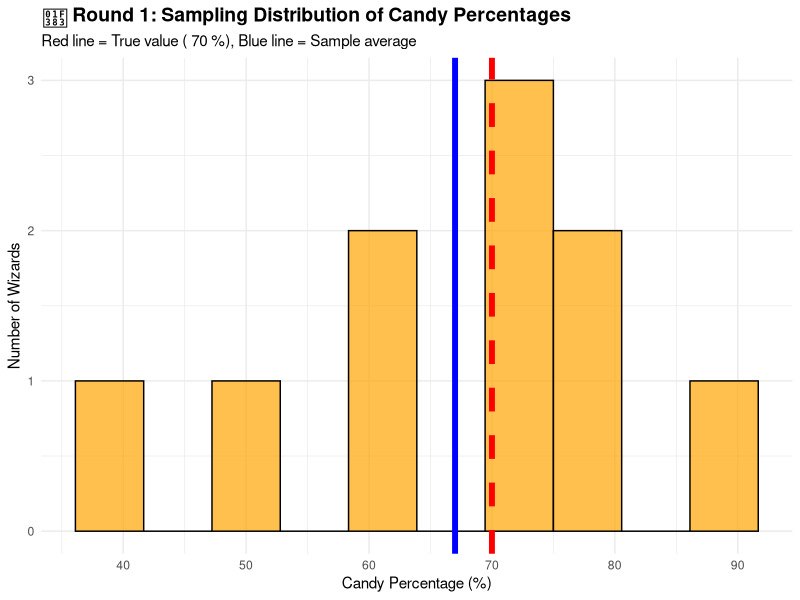
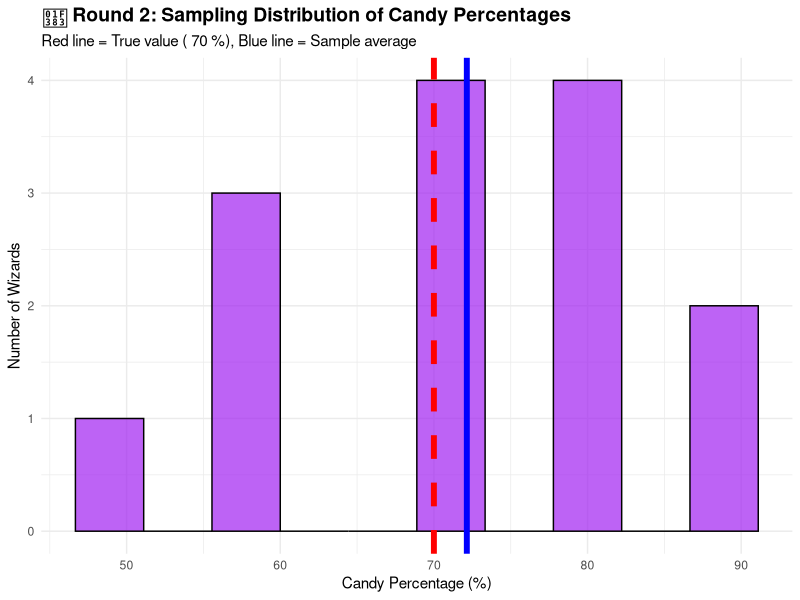
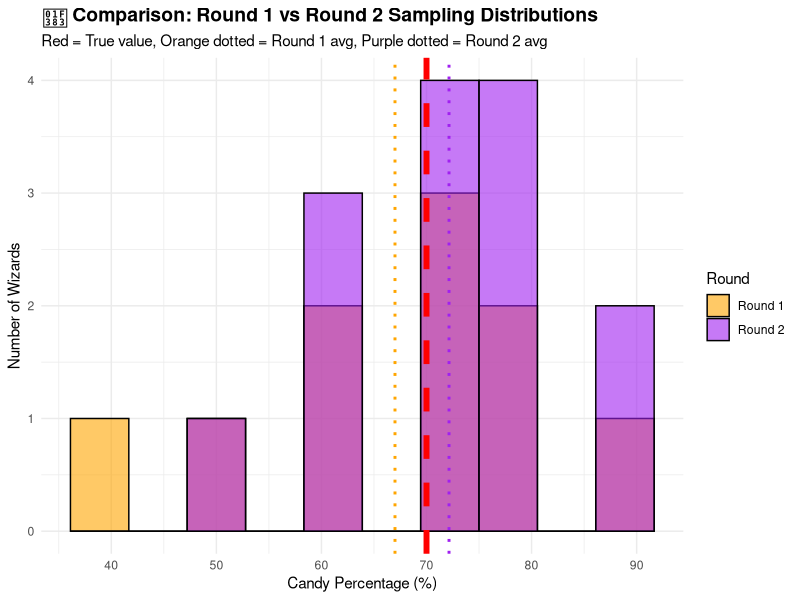

Here is the R script that generated these plots, in order:
## ---- chunk 1
knitr::opts_chunk$set(echo = TRUE, warning = FALSE, message = FALSE)
## ---- chunk 2
# 💡 Load our magical data analysis tools
library(ggplot2)  # For beautiful visualizations
library(dplyr)    # For data cleaning and manipulation
## ---- chunk 3
# 💡 Load the candy count data from both rounds
# Make sure these CSV files are in your datasets folder!

# Round 1 data (replace with your actual file name)
#round1_data <- read.csv("../datasets/candy_round1.csv")
round1_data <- read.csv("docs/day04/datasets/candy_round1.csv")

# Round 2 data (replace with your actual file name)  
#round2_data <- read.csv("../datasets/candy_round2.csv")
round2_data <- read.csv("docs/day04/datasets/candy_round2.csv")

# Let's peek at our data structure
cat("🔍 Round 1 Data Structure:\n")
head(round1_data)

cat("\n🔍 Round 2 Data Structure:\n")
head(round2_data)
## ---- chunk 4
# 🧹 Clean the data - remove any test entries and fix data types

# Function to clean candy data
clean_candy_data <- function(data, round_name) {
  cleaned <- data %>%
    # Remove test entries (like "test" in candy count)
    filter(!grepl("test|Test|TEST", .data[[colnames(data)[3]]])) %>%
    # Convert candy count to numeric
    mutate(
      candy_count = as.numeric(.data[[colnames(data)[3]]]),
      wizard_name = .data[[colnames(data)[2]]],
      decision = .data[[colnames(data)[4]]],
      # Calculate candy percentage (assuming 10 items per bag)
      candy_percentage = .data[["candy_count"]] / 10 * 100,
      round = round_name
    ) %>%
    # Remove rows with invalid candy counts
    filter(!is.na(.data[["candy_count"]]), .data[["candy_count"]] >= 0, .data[["candy_count"]] <= 10) %>%
    # Keep only the columns we need
    select(.data[["wizard_name"]], .data[["candy_count"]], .data[["candy_percentage"]], .data[["decision"]], .data[["round"]])
  
  return(cleaned)
}

# Clean both datasets
round1_clean <- clean_candy_data(round1_data, "Round 1")
round2_clean <- clean_candy_data(round2_data, "Round 2")

cat("✨ Cleaned Data Summary:\n")
cat("Round 1 wizards:", nrow(round1_clean), "\n")
cat("Round 2 wizards:", nrow(round2_clean), "\n")
## ---- chunk 5
# 🎯 Set the TRUE candy percentage for the Enchanted Forest Neighborhood
# You can change this value based on what the instructor set!
TRUE_CANDY_PERCENTAGE <- 70  # Change this if needed!

# 🏰 Determine the correct answer based on the 80% safety threshold
CORRECT_ANSWER <- ifelse(TRUE_CANDY_PERCENTAGE >= 80, "SAFE", "CURSED")

cat("🔮 TRUE candy percentage in the neighborhood:", TRUE_CANDY_PERCENTAGE, "%\n")
cat("🏆 CORRECT answer should be:", CORRECT_ANSWER, "\n")
## ---- chunk 6
# 📊 Create a histogram showing everyone's candy percentages from Round 1
ggplot(round1_clean, aes(x = candy_percentage)) +
  geom_histogram(bins = 10, fill = "orange", color = "black", alpha = 0.7) +
  geom_vline(xintercept = TRUE_CANDY_PERCENTAGE, color = "red", size = 2, linetype = "dashed") +
  geom_vline(xintercept = mean(round1_clean$candy_percentage), color = "blue", size = 2) +
  labs(
    title = "🎃 Round 1: Sampling Distribution of Candy Percentages",
    subtitle = paste("Red line = True value (", TRUE_CANDY_PERCENTAGE, "%), Blue line = Sample average"),
    x = "Candy Percentage (%)",
    y = "Number of Wizards"
  ) +
  theme_minimal() +
  theme(plot.title = element_text(size = 14, face = "bold"))
## ---- chunk 7
# 📊 Calculate important statistics for Round 1
round1_avg <- mean(round1_clean$candy_percentage)
round1_std <- sd(round1_clean$candy_percentage)

cat("🎯 Round 1 Results:\n")
cat("Sample average:", round(round1_avg, 2), "%\n")
cat("True population parameter:", TRUE_CANDY_PERCENTAGE, "%\n")
cat("Difference from truth:", round(abs(round1_avg - TRUE_CANDY_PERCENTAGE), 2), "%\n")
cat("Sample standard deviation:", round(round1_std, 2), "%\n")
## ---- chunk 8
# 🏆 Find wizards who made the correct prediction in Round 1
round1_with_correct <- round1_clean %>%
  mutate(
    predicted_answer = case_when(
      grepl("SAFE", decision, ignore.case = TRUE) ~ "SAFE",
      grepl("CURSED", decision, ignore.case = TRUE) ~ "CURSED",
      TRUE ~ "UNKNOWN"
    ),
    got_it_right = predicted_answer == CORRECT_ANSWER
  )

# List the winners
round1_winners <- round1_with_correct %>%
  filter(got_it_right == TRUE)

cat("🏆 Round 1 Winners (Wizards who got it right):\n")
if(nrow(round1_winners) > 0) {
  for(i in seq_len(nrow(round1_winners))) {
    cat("⭐", round1_winners$wizard_name[i], "- Found", round1_winners$candy_count[i], "candies\n")
  }
} else {
  cat("No wizards got it exactly right this round!\n")
}

# Count SAFE vs CURSED predictions
round1_summary <- round1_with_correct %>%
  count(predicted_answer) %>%
  filter(predicted_answer %in% c("SAFE", "CURSED"))

cat("\n📊 Round 1 Prediction Summary:\n")
for(i in seq_len(nrow(round1_summary))) {
  cat(round1_summary$predicted_answer[i], ":", round1_summary$n[i], "wizards\n")
}
## ---- chunk 9
# 📊 Create a histogram showing everyone's candy percentages from Round 2
ggplot(round2_clean, aes(x = candy_percentage)) +
  geom_histogram(bins = 10, fill = "purple", color = "black", alpha = 0.7) +
  geom_vline(xintercept = TRUE_CANDY_PERCENTAGE, color = "red", size = 2, linetype = "dashed") +
  geom_vline(xintercept = mean(round2_clean$candy_percentage), color = "blue", size = 2) +
  labs(
    title = "🎃 Round 2: Sampling Distribution of Candy Percentages",
    subtitle = paste("Red line = True value (", TRUE_CANDY_PERCENTAGE, "%), Blue line = Sample average"),
    x = "Candy Percentage (%)",
    y = "Number of Wizards"
  ) +
  theme_minimal() +
  theme(plot.title = element_text(size = 14, face = "bold"))
## ---- chunk 10
# 📊 Calculate important statistics for Round 2
round2_avg <- mean(round2_clean$candy_percentage)
round2_std <- sd(round2_clean$candy_percentage)

cat("🎯 Round 2 Results:\n")
cat("Sample average:", round(round2_avg, 2), "%\n")
cat("True population parameter:", TRUE_CANDY_PERCENTAGE, "%\n")
cat("Difference from truth:", round(abs(round2_avg - TRUE_CANDY_PERCENTAGE), 2), "%\n")
cat("Sample standard deviation:", round(round2_std, 2), "%\n")
## ---- chunk 11
# 🏆 Find wizards who made the correct prediction in Round 2
round2_with_correct <- round2_clean %>%
  mutate(
    predicted_answer = case_when(
      grepl("SAFE", decision, ignore.case = TRUE) ~ "SAFE",
      grepl("CURSED", decision, ignore.case = TRUE) ~ "CURSED",
      TRUE ~ "UNKNOWN"
    ),
    got_it_right = predicted_answer == CORRECT_ANSWER
  )

# List the winners
round2_winners <- round2_with_correct %>%
  filter(got_it_right == TRUE)

cat("🏆 Round 2 Winners (Wizards who got it right):\n")
if(nrow(round2_winners) > 0) {
  for(i in seq_len(nrow(round2_winners))) {
    cat("⭐", round2_winners$wizard_name[i], "- Found", round2_winners$candy_count[i], "candies\n")
  }
} else {
  cat("No wizards got it exactly right this round!\n")
}

# Count SAFE vs CURSED predictions
round2_summary <- round2_with_correct %>%
  count(predicted_answer) %>%
  filter(predicted_answer %in% c("SAFE", "CURSED"))

cat("\n📊 Round 2 Prediction Summary:\n")
for(i in seq_len(nrow(round2_summary))) {
  cat(round2_summary$predicted_answer[i], ":", round2_summary$n[i], "wizards\n")
}
## ---- chunk 12
# 🎨 Combine both datasets for comparison
combined_data <- bind_rows(round1_clean, round2_clean)

# Create overlapping histograms
ggplot(combined_data, aes(x = candy_percentage, fill = round)) +
  geom_histogram(bins = 10, alpha = 0.6, position = "identity", color = "black") +
  geom_vline(xintercept = TRUE_CANDY_PERCENTAGE, color = "red", size = 2, linetype = "dashed") +
  geom_vline(xintercept = round1_avg, color = "orange", size = 1, linetype = "dotted") +
  geom_vline(xintercept = round2_avg, color = "purple", size = 1, linetype = "dotted") +
  scale_fill_manual(values = c("Round 1" = "orange", "Round 2" = "purple")) +
  labs(
    title = "🎃 Comparison: Round 1 vs Round 2 Sampling Distributions",
    subtitle = "Red = True value, Orange dotted = Round 1 avg, Purple dotted = Round 2 avg",
    x = "Candy Percentage (%)",
    y = "Number of Wizards",
    fill = "Round"
  ) +
  theme_minimal() +
  theme(plot.title = element_text(size = 14, face = "bold"))
## ---- chunk 13
cat("🔮 FINAL COMPARISON RESULTS:\n")
cat(paste(rep("=", 50), collapse = ""), "\n")

cat("📊 Sample Averages:\n")
cat("Round 1 average:", round(round1_avg, 2), "% (difference from truth:", round(abs(round1_avg - TRUE_CANDY_PERCENTAGE), 2), "%)\n")
cat("Round 2 average:", round(round2_avg, 2), "% (difference from truth:", round(abs(round2_avg - TRUE_CANDY_PERCENTAGE), 2), "%)\n")

cat("\n📏 Sample Spreads (Standard Deviation):\n")
cat("Round 1 spread:", round(round1_std, 2), "%\n")
cat("Round 2 spread:", round(round2_std, 2), "%\n")

# Determine which round was closer to truth
round1_error <- abs(round1_avg - TRUE_CANDY_PERCENTAGE)
round2_error <- abs(round2_avg - TRUE_CANDY_PERCENTAGE)

if(round1_error < round2_error) {
  winner_round <- "Round 1"
  better_error <- round1_error
} else if(round2_error < round1_error) {
  winner_round <- "Round 2"
  better_error <- round2_error
} else {
  winner_round <- "TIE"
  better_error <- round1_error
}

cat("\n🏆 WINNER: ", winner_round, " was closer to the true population parameter!\n")
if(winner_round != "TIE") {
  cat("📈 The winning round was only", round(better_error, 2), "% away from the truth!\n")
}

cat("\n🎯 Sample Sizes:\n")
cat("Round 1:", nrow(round1_clean), "wizards\n")
cat("Round 2:", nrow(round2_clean), "wizards\n")

# Check if the larger sample was more accurate
larger_sample_round <- ifelse(nrow(round1_clean) > nrow(round2_clean), "Round 1", 
                             ifelse(nrow(round2_clean) > nrow(round1_clean), "Round 2", "Same"))

cat("\n💡 Magic Learning:\n")
if(larger_sample_round != "Same") {
  cat("The larger sample size was in", larger_sample_round, "\n")
  if((larger_sample_round == "Round 1" && round1_error < round2_error) ||
     (larger_sample_round == "Round 2" && round2_error < round1_error)) {
    cat("✅ As expected, the larger sample gave us a result closer to the truth!\n")
  } else {
    cat("🤔 Interesting! The larger sample wasn't more accurate this time - that's the randomness of sampling!\n")
  }
}
## ---- chunk 14
cat("🎊 CONGRATULATIONS, STATISTICAL WIZARDS! 🎊\n")
cat(paste(rep("=", 50), collapse = ""), "\n")

cat("🔮 What We Discovered:\n")
cat("• Sampling variability is real - different samples give different results!\n")
cat("• Even with randomness, our sample averages got close to the true value\n")
cat("• Larger samples generally give more reliable results\n")
cat("• Every wizard's data contributed to our understanding!\n")

total_winners <- nrow(round1_winners) + nrow(round2_winners)
cat("\n🏆 Total Prediction Winners Across Both Rounds:", total_winners, "wizards!\n")

cat("\n✨ Remember: In real statistical work, we usually don't know the true population parameter - \n")
cat("   that's what makes sampling and estimation so important!\n")
